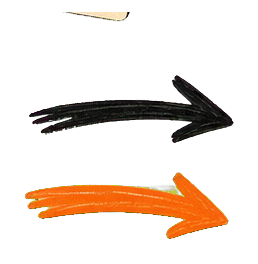
#> input picture assets-source/masters/decorations/books/arrow-pair-01.png, 258 x 264 px
$ python -i build_anbabi_library.py   (imports and definitions only)
#> lines starting #> are read from the running program, lines starting #| are printed output that depends on the picture; after the words box and inside, x2 and y2 are one past the last pixel; in counts of white or black regions, pixels touching at a corner belong together
#> further down, picture is the input picture: PIL image 258x264 RGBA; mean R, G, B, A 24.4, 12.8, 4.2, 41.9
from __future__ import annotations

import json
import re
import shutil
from collections import deque
from pathlib import Path

import numpy as np
from PIL import Image, ImageFilter


ROOT = Path(__file__).resolve().parents[1]
SOURCE = Path(r"C:\Users\arefa\Downloads\anbabi assets")
PUBLIC = ROOT / "public" / "assets"
ASSET_SOURCE = ROOT / "assets-source"
ARCHIVE = ASSET_SOURCE / "archive" / "originals"
MASTERS = ASSET_SOURCE / "masters"
REFERENCES = ASSET_SOURCE / "references"


ILLUSTRATION_NAMES = {
    1: "hero-reading-group",
    2: "single-reader-book",
    3: "book-stack-growth",
    4: "writing-reflection-notebook",
    5: "community-discussion-circle",
    6: "current-reading-cycle",
    7: "voices-from-the-circle",
    8: "empty-state-reading",
    9: "closing-session",
    10: "mobile-community",
}

SHEET_PREFIXES = {
    "Gamification Assets": [
        "badge-reading",
        "streak-progress",
        "passport-certificate",
        "leaderboard-profile",
        "reward-sticker",
    ],
    "Page-Specific Decorative Asset Sets": [
        "home-decoration",
        "current-cycle-decoration",
        "community-decoration",
        "voices-decoration",
        "dashboard-decoration",
    ],
}


def numbered(path: Path) -> int:
    matches = re.findall(r"\((\d+)\)", path.stem)
    return int(matches[-1]) if matches else 0


# [85 lines left out: functions copy_originals, create_references, flood_background, extract_rgba, not called in this run]


def trim(image: Image.Image, padding: int = 16) -> Image.Image:
    bbox = image.getchannel("A").getbbox()
    if not bbox:
        raise ValueError("Asset has no visible pixels")
    x0 = max(0, bbox[0] - padding)
    y0 = max(0, bbox[1] - padding)
    x1 = min(image.width, bbox[2] + padding)
    y1 = min(image.height, bbox[3] + padding)
    return image.crop((x0, y0, x1, y1))


# [15 lines left out: functions save_master_and_web, process_illustrations, not called in this run]


def label_components(mask: np.ndarray) -> list[tuple[int, int, int, int, int]]:
    height, width = mask.shape
    seen = np.zeros_like(mask, dtype=bool)
    boxes: list[tuple[int, int, int, int, int]] = []
    for y in range(height):
        for x in range(width):
            if not mask[y, x] or seen[y, x]:
                continue
            queue = [(y, x)]
            seen[y, x] = True
            min_x = max_x = x
            min_y = max_y = y
            count = 0
            for yy, xx in queue:
                count += 1
                min_x, max_x = min(min_x, xx), max(max_x, xx)
                min_y, max_y = min(min_y, yy), max(max_y, yy)
                for dy, dx in ((1, 0), (-1, 0), (0, 1), (0, -1)):
                    ny, nx = yy + dy, xx + dx
                    if 0 <= ny < height and 0 <= nx < width and mask[ny, nx] and not seen[ny, nx]:
                        seen[ny, nx] = True
                        queue.append((ny, nx))
            if count >= 22:
                boxes.append((min_x, min_y, max_x + 1, max_y + 1, count))
    return boxes


def component_crops(image: Image.Image) -> list[Image.Image]:
    scale = 4
    alpha = image.getchannel("A")
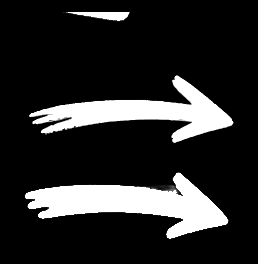
#> alpha: PIL image 258x264 L; min 0, max 255, mean 41.9
    small_size = (max(1, image.width // scale), max(1, image.height // scale))
#> small_size = (64, 66)
    small = alpha.resize(small_size, Image.Resampling.NEAREST).point(lambda p: 255 if p > 32 else 0)
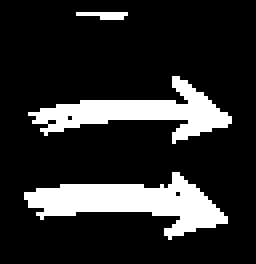
#> small: PIL image 64x66 L (shown 4 times larger); 17.1% white; 3 white regions (1 under 20 px), largest, box (x1, y1, x2, y2) and area: (6, 43, 57, 60) 385, (7, 19, 58, 36) 317
    grouped = small.filter(ImageFilter.MaxFilter(5))
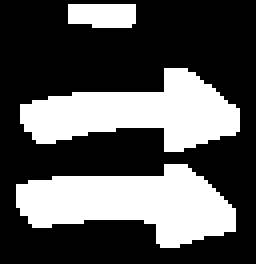
#> grouped: PIL image 64x66 L (shown 4 times larger); 34% white; 3 white regions, box (x1, y1, x2, y2) and area: (4, 41, 59, 62) 698, (5, 17, 60, 38) 643, (17, 1, 34, 7) 95
    boxes = label_components(np.array(grouped) > 0)
#> boxes = [(17, 1, 34, 7, 95), (5, 17, 60, 38, 643), (4, 41, 59, 62, 698)]
    boxes = sorted(boxes, key=lambda b: (round(((b[1] + b[3]) / 2) / 24), b[0]))
    crops = []
    for x0, y0, x1, y1, _ in boxes:
        pad = 18
        box = (
            max(0, x0 * scale - pad),
            max(0, y0 * scale - pad),
            min(image.width, x1 * scale + pad),
            min(image.height, y1 * scale + pad),
        )
        crop = trim(image.crop(box), 8)
        visible = np.count_nonzero(np.array(crop.getchannel("A")) > 32)
        if visible >= 180:
            crops.append(crop)
#> this loop made 3 passes
#> (box, bbox in trim, visible) on passes 1 to 3: ((50, 0, 154, 46), (11, 12, 80, 22), 362), ((2, 50, 258, 170), (26, 25, 232, 93), 5090), ((0, 146, 254, 264), (24, 26, 229, 94), 6118)
#> pass 1, in component_crops, `crop = trim(image.crop(box), 8)`:
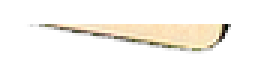
#> crop: PIL image 85x26 RGBA (shown 3 times larger); mean R, G, B, A 33.1, 30.2, 24.8, 38.7; transparent parts drawn white
#> pass 2, in component_crops, `crop = trim(image.crop(box), 8)`:
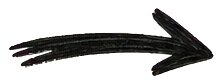
#> crop: PIL image 222x84 RGBA; mean R, G, B, A 7.2, 6.9, 6.4, 66.7; transparent parts drawn white
#> pass 3, in component_crops, `crop = trim(image.crop(box), 8)`:
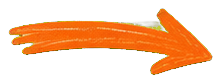
#> crop: PIL image 221x84 RGBA; mean R, G, B, A 78.4, 36.5, 6.1, 82.2; transparent parts drawn white
#> after the loop, crops = 3 items
    return crops


# [77 lines left out: functions process_component_sheets, process_backgrounds, preserve_existing_doodles, create_brand_placeholder, main, not called in this run]


# [2 lines not run here, left out]

>>> from PIL import Image
>>> picture = Image.open('../assets-source/masters/decorations/books/arrow-pair-01.png')
>>> result = component_crops(picture)
#> result = 3 items

$ run again, on assets-source/masters/decorations/community/community-decoration-02.png
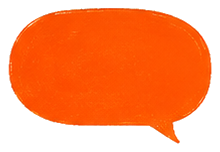
#> input picture assets-source/masters/decorations/community/community-decoration-02.png, 220 x 152 px
#> picture is the input picture: PIL image 220x152 RGBA; mean R, G, B, A 250.4, 145.7, 95.8, 160.5
#> in component_crops, `small = alpha.resize(small_size, Image.Resampling.NEAREST).point(lambd..`:
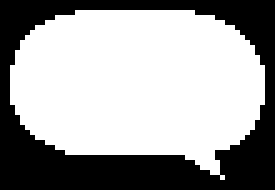
#> small: PIL image 55x38 L (shown 5 times larger); 62.8% white; 1 black region, box (x1, y1, x2, y2) and area: (0, 0, 55, 38) 778
#> in component_crops, `grouped = small.filter(ImageFilter.MaxFilter(5))`:
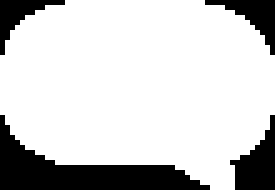
#> grouped: PIL image 55x38 L (shown 5 times larger); 80.1% white; 4 black regions, box (x1, y1, x2, y2) and area: (0, 23, 42, 38) 237, (46, 23, 55, 38) 75, (41, 0, 55, 11) 56, (0, 0, 13, 11) 48
#> in component_crops, `boxes = label_components(np.array(grouped) > 0)`: boxes = [(0, 0, 55, 38, 1674)]
#> the loop in component_crops, `for x0, y0, x1, y1, _ in boxes:` made 1 pass
#> (pad, bbox in trim, visible) on pass 1: (18, (8, 8, 212, 144), 21053)
#> after the loop in component_crops, `for x0, y0, x1, y1, _ in boxes:`: crops = 1 item

$ run again, on assets-source/masters/decorations/cta/arrow-up-01.png
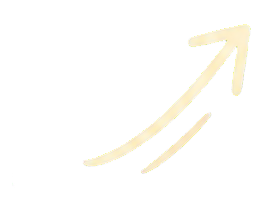
#> input picture assets-source/masters/decorations/cta/arrow-up-01.png, 275 x 212 px
#> picture is the input picture: PIL image 275x212 RGBA; mean R, G, B, A 17.3, 16.6, 14.1, 17.5
#> in component_crops, `small = alpha.resize(small_size, Image.Resampling.NEAREST).point(lambd..`:
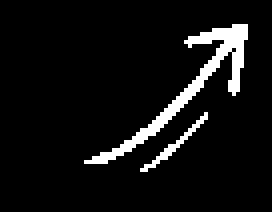
#> small: PIL image 68x53 L (shown 4 times larger); 6.7% white in thin lines or dots, all inside (x1, y1, x2, y2) = (21, 6, 62, 43)
#> grouped: PIL image 68x53 L; 21.4% white; 1 white region, box (x1, y1, x2, y2) and area: (19, 4, 64, 45) 771
#> in component_crops, `boxes = label_components(np.array(grouped) > 0)`: boxes = [(19, 4, 64, 45, 771)]
#> the loop in component_crops, `for x0, y0, x1, y1, _ in boxes:` made 1 pass
#> (pad, box, bbox in trim, visible) on pass 1: (18, (58, 0, 274, 198), (24, 24, 193, 174), 3985)
#> pass 1, in component_crops, `crop = trim(image.crop(box), 8)`:
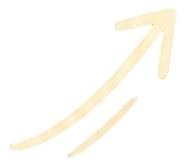
#> crop: PIL image 185x166 RGBA; mean R, G, B, A 32.8, 31.4, 26.6, 33.1; transparent parts drawn white
#> after the loop in component_crops, `for x0, y0, x1, y1, _ in boxes:`: crops = 1 item
